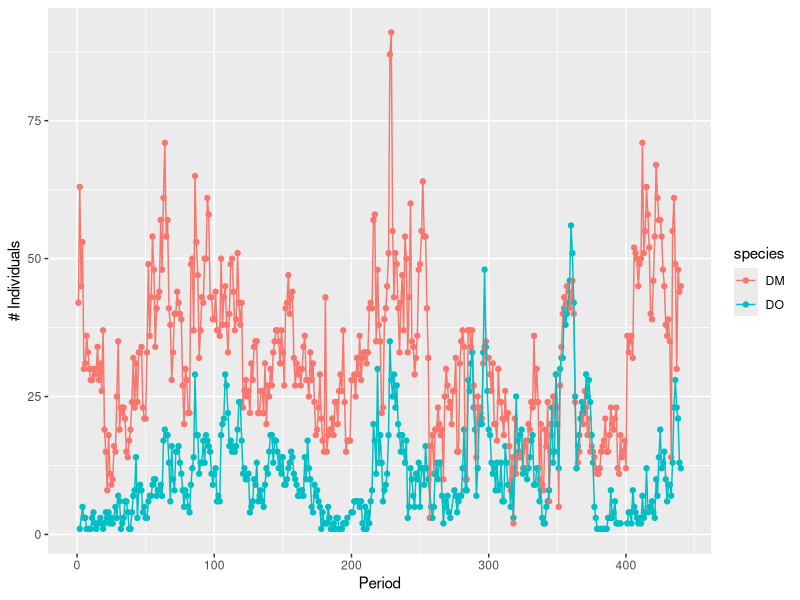
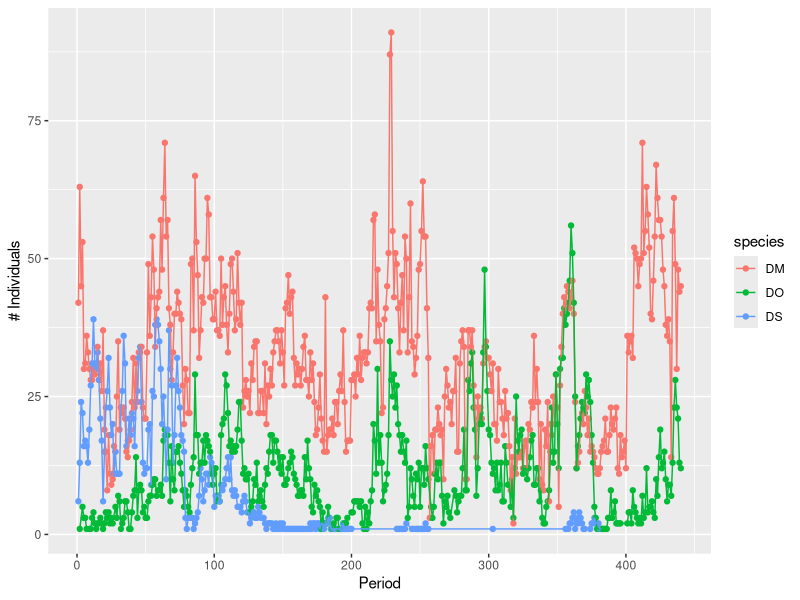
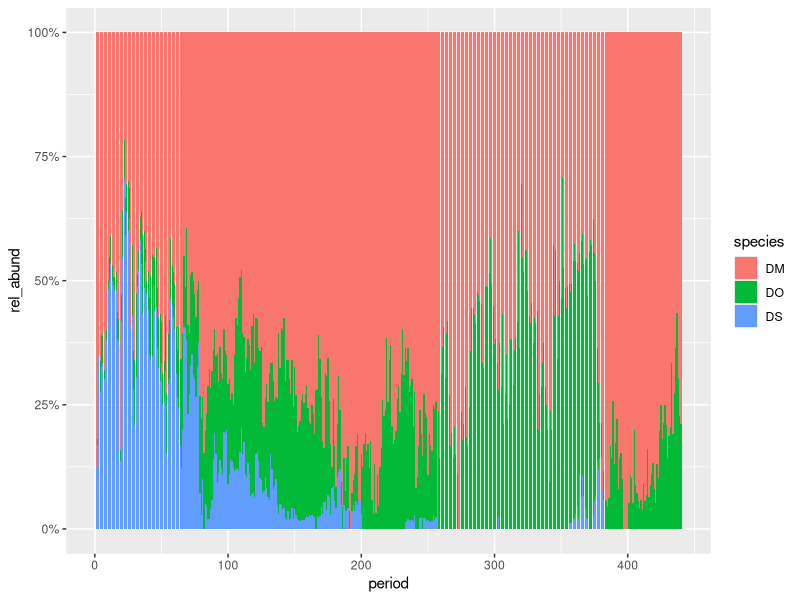
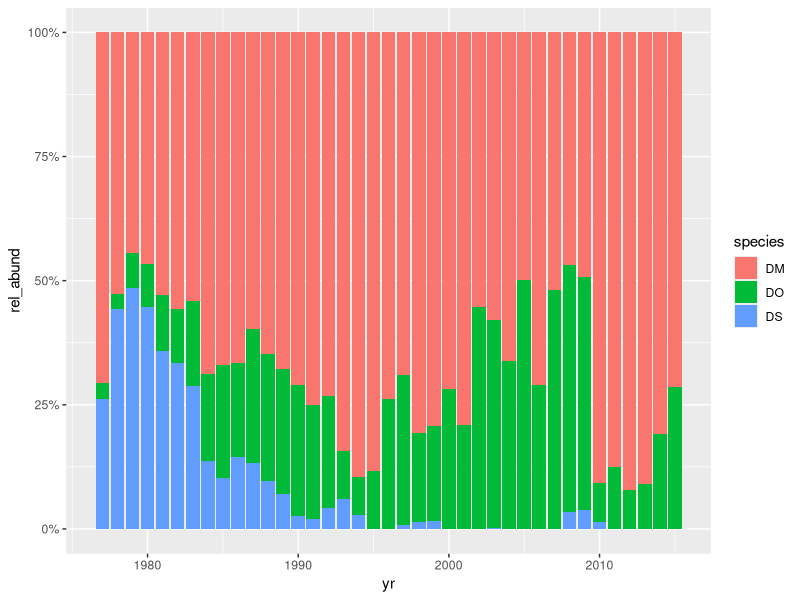

The R script that drew these images, in order: (Note: this script raises an error after producing the figures.)
# Creator: Ellen Bledsoe
# This code is for exploring kangaroo rat capture data for the Portal project

# load packages
library(dplyr)
library(ggplot2)
library(scales)

# load data
surveys <- read.csv("data/surveys.csv", header = TRUE)

###
# Krat counts by period
###

# get counts of DM and DO by period
DM_DO_count <- select(surveys, period, species) %>% 
               filter(species == 'DM' | species == 'DO', period > 0) %>% 
               group_by(period, species) %>% 
               summarise(count = n())

# plot DM and DO counts by period
ggplot(DM_DO_count, aes(x = period, y = count)) + 
  geom_point(aes(color = species)) +
  geom_line(aes(color = species)) +
  xlab("Period") +
  ylab("# Individuals")

# save plot output as png
dev.copy(png, 'DM_DO_counts_period.png')
dev.off()

# get counts of DM, DO, and DS by period
Dipo_count_period <- select(surveys, period, species) %>% 
                     filter(species == 'DM' | species == 'DO' | species == 'DS', period > 0) %>% 
                     group_by(period, species) %>% 
                     summarise(count = n())

# plot DM, DO, and DS by period
ggplot(Dipo_count_period, aes(x = period, y = count)) + 
  geom_point(aes(color = species)) +
  geom_line(aes(color = species)) +
  xlab("Period") +
  ylab("# Individuals")

# save plot output as png
dev.copy(png, 'dipo_count_by_period.png')
dev.off()

###
# Relative abundance of Krats
###

# relative abundance of dipos by period
total_dipo_period <- Dipo_count_period %>% 
                     group_by(period) %>% 
                     summarise(total_dipo_period = sum(count))
rel_ab_period <- merge(Dipo_count_period, total_dipo_period, by = "period", all = TRUE)
relative_abundance_per <- rel_ab_period %>% 
                      mutate(rel_abund = count/total_dipo_period)

# plot relative abundance of all dipos per period
ggplot(relative_abundance_per, aes(x = period, y = rel_abund, fill = species)) +
  geom_bar(postition = 'fill', stat = "identity", bin_width = 6, colour = NA) +
  scale_y_continuous(labels = percent_format())

# save plot output as png
dev.copy(png, 'rel_abund_dipos_period.png')
dev.off()

# relative abundance of dipos by year
Dipo_count_year <- select(surveys, yr, period, species) %>% 
                   filter(species == 'DM' | species == 'DO' | species == 'DS', period > 0) %>% 
                      # need to keep period > 0 in because some trapping done outside normal periods
                      # marked by negative period entries
                   group_by(yr, species) %>% 
                   summarise(count = n())
total_dipo_year <- Dipo_count_year %>% 
                   group_by(yr) %>% 
                   summarise(total_dipo_year = sum(count))
rel_ab_yr <- merge(Dipo_count_year, total_dipo_year, by = "yr", all = TRUE)
relative_abundance_yr <- rel_ab_yr %>% 
                         mutate(rel_abund = count/total_dipo_year)

# relative abundance of all dipos per year
ggplot(relative_abundance_yr, aes(x = yr, y = rel_abund, fill = species)) +
  geom_bar(postition = 'fill', stat = "identity", bin_width = 6) +
  scale_y_continuous(labels = percent_format())

# save plot output as png
dev.copy(png, 'rel_abund_dipos_year.png')
dev.off()

###
# All dipos grouped by season
###

# all dipos in periods before the plot switches
Dipos <- filter(surveys, species == 'DM' | species == 'DO' | species == 'DS', period > 0 & period < 437) %>% 
         arrange(yr, mo, plot, species)

find_season <- function(month){
  # function putting each month is a seasonal category
  if (any(month == '1' | month == '2' | month == '3')){
    season = "1"
  } else if (any(month == '4' | month == '5' | month == '6')){
    season = "2"
  } else if (any(month == '7' | month == '8' | month == '9')){
    season = "3"
  } else {
    season = "4"
  }
  return(season)
} 

# adding a column for season to the data 
month_list <- as.list(Dipos$mo)
Dipos$season <- rapply(month_list, find_season)

# grouping by plot/year/season
season_per_year <- select(Dipos, yr, season, plot, species) %>% 
                   group_by(plot, yr, season, species) %>% 
                   summarise(count = n())

# adding seasonal relative abundance column
season_total <- season_per_year %>% 
  group_by(plot, yr, season) %>% 
  summarise(season_total = sum(count))
rel_ab_season <- merge(season_per_year, season_total, by.x = c("plot", "yr", "season"), all = TRUE)
season_rel_abund <- rel_ab_season %>% 
  mutate(rel_abund = count/season_total)

# give each year/season combo a unique id
yr_season_ID <- select(seasonal_rel_abund, yr, season) %>% 
  distinct() 
ordered <- arrange(yr_season_ID, yr)
ordered$season_id <- seq_len(nrow(yr_season_ID))
season_ordered <- merge(seasonal_rel_abund, ordered, by.x = c("yr", "season"), all = TRUE) %>% 
  arrange(yr, season, plot, species)

# plot relative abundance of all dipos per plot per season
ggplot(season_ordered, aes(x = season_id, y = relative_abundance)) +
  geom_bar(stat = "identity", aes(color = species)) +
  facet_wrap(~plot, nrow = 6, ncol = 4)

# save plot output as png
dev.copy(png, 'rel_abund_dipo_season.png')
dev.off()

###
# Explore krat relationship with PBs
###

# Look at Krats and PBs by period
PB_count_period <- select(surveys, period, species) %>% 
                   filter(species == 'PB') %>% 
                   group_by(period) %>% 
                   summarise(count = n())
Krat_count_period <- select(surveys, period, species) %>% 
                     filter(species == 'DM' | species == 'DS' | species == 'DO') %>% 
                     group_by(period) %>% 
                     summarise(count = n())

# want to add zeros when there are no rodents per period
periods1 <- unique(surveys$period)

fullGrid <- expand.grid(period = periods1)
fullGrid_krats <- merge(Krat_count_period, fullGrid, by = c('period'), all = TRUE)
fullGrid_PB <- merge(PB_count_period, fullGrid, by = c('period'), all = TRUE)

fullGrid_krats$count[is.na(fullGrid_krats$count)] = 0
fullGrid_PB$count[is.na(fullGrid_PB$count)] = 0

# add identifying column for plotting
fullGrid_krats$species <- rep('krat', nrow(fullGrid_krats))
fullGrid_PB$species <- rep('PB', nrow(fullGrid_PB))

# merging PB and krat dataframes
all_krat_PB <- bind_rows(fullGrid_krats, fullGrid_PB)

# remove negative periods
vec <- all_krat_PB$period > 0
all_krat_PB <- all_krat_PB[vec,]

#plotting all_krat_PB
ggplot(all_krat_PB, aes(x = period, y = count, color = species)) +
  geom_point() +
  geom_line() +
  xlab("Period") +
  ylab("# Individuals")
